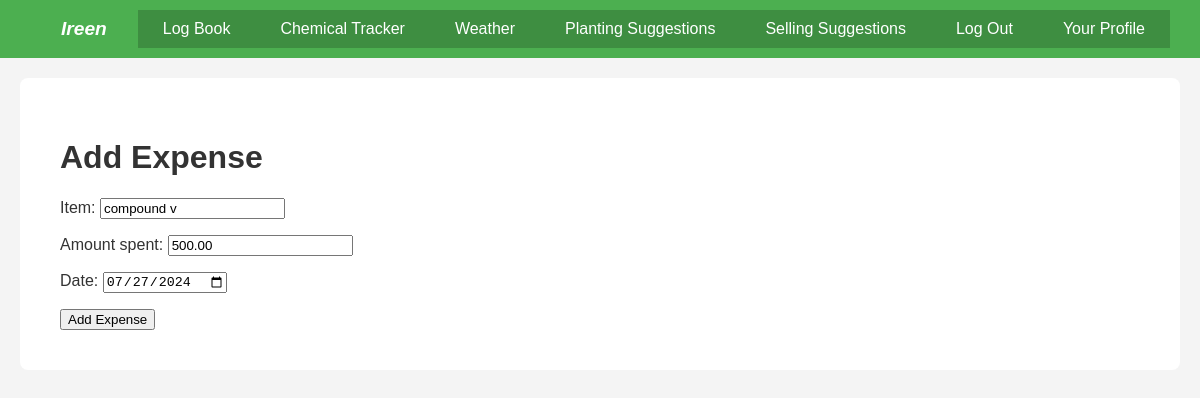
Screenshot of /logbook/update_expense/3/ (signed in) with the database file from the repository.
### logbook/models.py (models this page shows, shortened)
class Expense(models.Model):
    user = models.ForeignKey(User, on_delete=models.CASCADE)
    item = models.CharField(max_length=100)
    amount_spent = models.DecimalField(max_digits=10, decimal_places=2)
    date = models.DateField()

### logbook/views.py (the view)
# urls.py: path('update_expense/<int:pk>/', views.update_expense, name='update_expense'),
@login_required
def update_expense(request, pk):
    expense = Expense.objects.get(pk=pk, user=request.user)
    if request.method == 'POST':
        form = ExpenseForm(request.POST, instance=expense)
        if form.is_valid():
            form.save()
            return redirect('logbook:logbook')
    else:
        form = ExpenseForm(instance=expense)
    return render(request, 'logbook/add_expense.html', {'form': form})

### logbook/forms.py
class ExpenseForm(forms.ModelForm):
    class Meta:
        model = Expense
        fields = ['item', 'amount_spent', 'date']
        widgets = {
            'date': forms.DateInput(format='%Y-%m-%d', attrs={'type': 'date'})
        }

### logbook/templates/logbook/add_expense.html (shortened to what this page needs)
{% extends 'base.html' %}
{% block content %}
<!DOCTYPE html>
<html>
<head>
</head>
<body>
    <h1>Add Expense</h1>
    <form method="post">
        {{ form.as_p }}
        <button type="submit">Add Expense</button>
    </form>
</body>
</html>
{% endblock %}

### static/css/main.css (style rules this page uses)
body { font-family: Arial, sans-serif; margin: 0; padding: 0; color: #333; background-color: #f4f4f4; }

### rows the page displays
Expense: item "compound v", amount_spent "500.00", date "07/27/2024"
